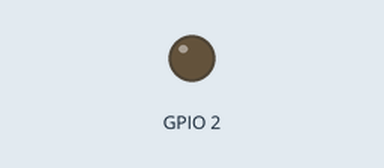
The sketch below on a simulated ESP8266 (NodeMCU). Parts: output pins drawn as LEDs (lit = HIGH). WiFi joins after 1.5 s; servers stay silent unless stated; the Firebase database answers and starts empty; what the sketch prints to the serial monitor is not drawn.

Above: at 1.65 s.
At 5.0 s:
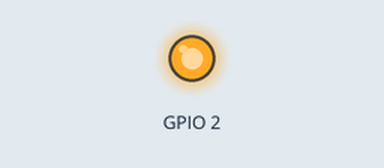
Timing chart, 0 to 7.5 s (numbered marks = the images above):
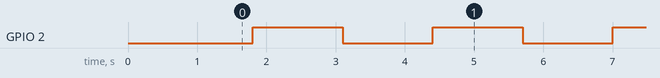

Measured:
- by itself, GPIO 2: alternates HIGH for 1.3 s and LOW for 1.3 s

The sketch:

esp8266Firebase.ino
```cpp
#include <ESP8266WiFi.h>
#include <FirebaseArduino.h>

// Configure com suas credenciais
// Credencial está em configuração do projeto, contas e serviços.
#define FIREBASE_HOST "esp8266-9b07c-default-rtdb.firebaseio.com"
#define FIREBASE_AUTH "xd6x07LftrBEFN3bJ7R1As9LOiNkQOqhoVxgEEkC"
#define WIFI_SSID "LinkSysE900"
#define WIFI_PASSWORD "123654789"

int led;
void setup() {
  //Define GPIO2 como saída
  pinMode(2, OUTPUT);
  //Inicia o monitor serial
  Serial.begin(115200);

  //Rotina pra conectar ao wifi.
  WiFi.begin(WIFI_SSID, WIFI_PASSWORD);
  Serial.print("conectando");
  while (WiFi.status() != WL_CONNECTED) {
    Serial.print(".");
    delay(500);
  }
  Serial.println();
  Serial.print("conectado: ");
  Serial.println(WiFi.localIP());

  //Iniciar Firebase
  Firebase.begin(FIREBASE_HOST, FIREBASE_AUTH);
}

void loop() {
  led = Firebase.getBool("led");

  if(led == true){
    Firebase.setBool("led",false);
    digitalWrite(2, LOW);
  }else{
    Firebase.setBool("led",true);
    digitalWrite(2, HIGH);
  }
  delay(1000);
}
```
